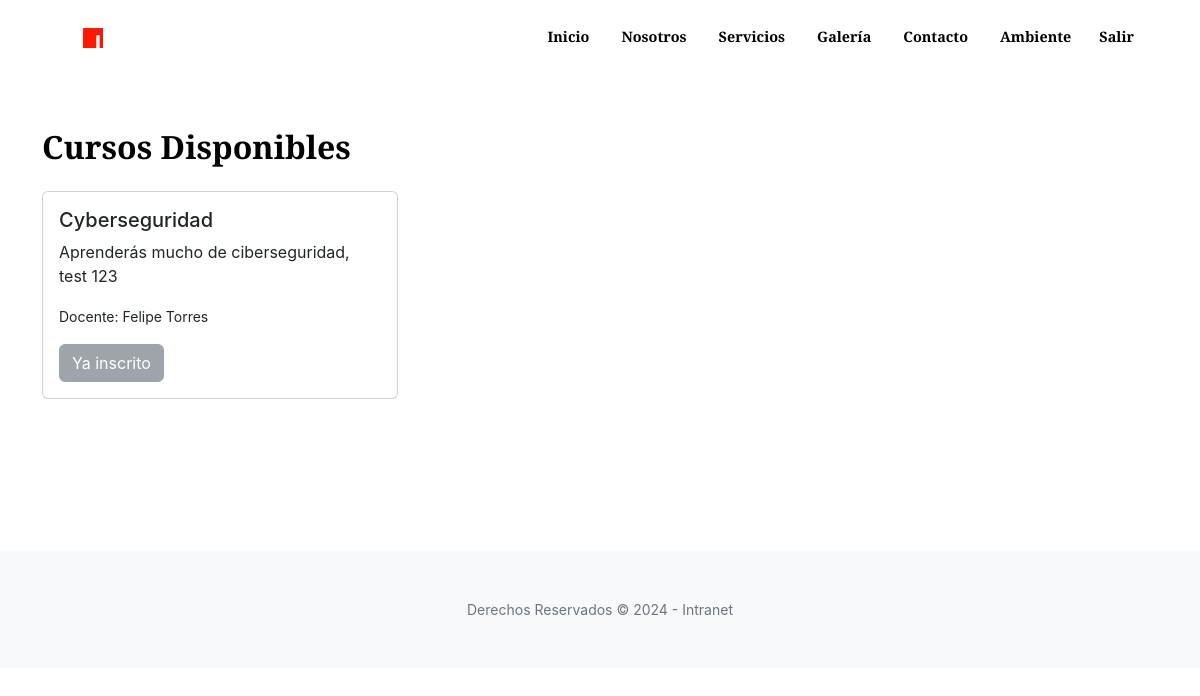
/cursos/ (signed in), run on an earlier commit of the app's database.
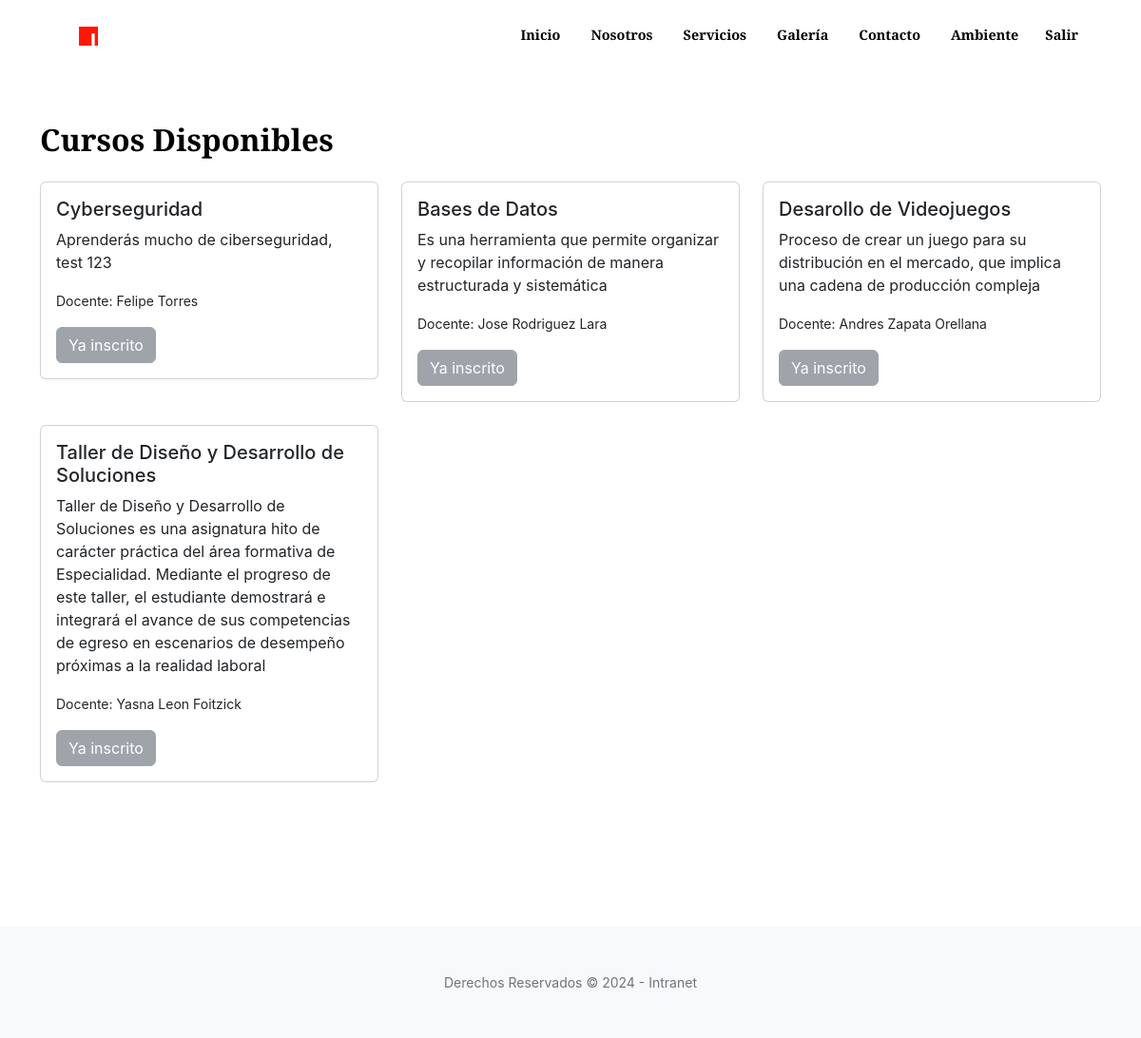
And on a later commit of the database.
### core/models.py (models this page shows, shortened)
class Curso(models.Model):
    nombre = models.CharField(max_length=100)
    descripcion = models.TextField()
    docente = models.ForeignKey(CustomUser, on_delete=models.SET_NULL, null=True, limit_choices_to={'user_type': 'docente'})
    estudiantes = models.ManyToManyField(CustomUser, related_name='cursos_inscritos', limit_choices_to={'user_type': 'estudiante'}, blank=True)

class CustomUser(AbstractUser):
    USER_TYPE_CHOICES = (
        ('estudiante', 'Estudiante'),
        ('docente', 'Docente'),
        ('admin', 'Administrador'),
    )
    user_type = models.CharField(max_length=20, choices=USER_TYPE_CHOICES, default='estudiante')
    class Meta:
        verbose_name = "Usuario"
        verbose_name_plural = "Usuarios"

### core/views.py (the view)
# urls.py: path('cursos/', views.lista_cursos, name='lista_cursos'),
@login_required
def lista_cursos(request):
    cursos = Curso.objects.all()
    return render(request, 'cursos/lista_cursos.html', {'cursos': cursos})

### core/templates/cursos/lista_cursos.html (shortened to what this page needs)
{% extends 'core/base.html' %}
{% block content %}
<section class="page-section clearfix">
    <div class="container">
        <div class="intro">
            <h2 class="section-heading mb-4" style="color: #000000;">
                <span class="section-heading-upper"><strong>Cursos Disponibles</strong></span>
            </h2>
            <div class="row">
                {% for curso in cursos %}
                <div class="col-md-4 mb-4">
                    <div class="card">
                        <div class="card-body">
                            <h5 class="card-title">{{ curso.nombre }}</h5>
                            <p class="card-text">{{ curso.descripcion }}</p>
                            <p class="card-text"><small>Docente: {{ curso.docente.get_full_name }}</small></p>
                            {% if user.user_type == 'estudiante' %}
                                {% if user in curso.estudiantes.all %}
                                    <button class="btn btn-secondary" disabled>Ya inscrito</button>
                                {% else %}
                                    <a href="{% url 'inscribir_curso' curso.id %}" class="btn btn-primary">Inscribirse</a>
                                {% endif %}
                            {% elif user.user_type == 'docente' and curso.docente == user %}
                                <a href="{% url 'gestionar_curso' curso.id %}" class="btn btn-warning">Gestionar Curso</a>
                            {% endif %}
                        </div>
                    </div>
                </div>
                {% endfor %}
            </div>
        </div>
    </div>
</section>
{% endblock %}

### core/templates/core/base.html (shortened to what this page needs)
{% load static %}
<!DOCTYPE html>
<html lang="en">
<head>
    <link href="https://cdn.jsdelivr.net/npm/bootstrap-icons@1.5.0/font/bootstrap-icons.css" rel="stylesheet" />
    <link href="https://cdnjs.cloudflare.com/ajax/libs/SimpleLightbox/2.1.0/simpleLightbox.min.css" rel="stylesheet" />
    <link href="{% static 'css/styles.css' %}" rel="stylesheet" />
</head>
<body id="page-top">
    <nav class="navbar navbar-expand-lg navbar-light fixed-top py-3" id="mainNav">
        <div class="container px-4 px-lg-5">
            <a class="navbar-brand" href="{% url 'index' %}" style="color: rgb(255, 255, 255);">
                <img src="{% static 'core/assets/img/portfolio/fullsize/logoinacap.jpg' %}" alt="Imagen" style="width: 30px; height: auto; margin-right: 10px;">
            </a>
            <div class="collapse navbar-collapse" id="navbarResponsive">
                <ul class="navbar-nav ms-auto my-2 my-lg-0">
                    <li class="nav-item"><a class="nav-link" href="{% url 'index' %}" style="color: black;">Inicio</a></li>
                    <li class="nav-item"><a class="nav-link" href="{% url 'quienes_somos' %}" style="color: black;">Nosotros</a></li>
                    <li class="nav-item"><a class="nav-link" href="{% url 'servicios' %}" style="color: black;">Servicios</a></li>
                    <li class="nav-item"><a class="nav-link" href="{% url 'galeria' %}" style="color: black;">Galería</a></li>
                    <li class="nav-item"><a class="nav-link" href="{% url 'contacto' %}" style="color: black;">Contacto</a></li>
{% if request.user.is_authenticated and request.user.user_type == 'estudiante' %}
    <li class="nav-item"><a class="nav-link" href="{% url 'ambiente_estudiante' %}" style="color: black;">Ambiente</a></li>
{% endif %}
{% if not request.user.is_authenticated %}
    <li class="nav-item"><a class="nav-link" href="{% url 'login' %}" style="color: black;">Ingresar</a></li>
    <li class="nav-item"><a class="nav-link" href="{% url 'register' %}" style="color: black;">Registrarse</a></li>
{% else %}
    <li class="nav-item" style="position: relative; left: 12px;">
        <form action="{% url 'logout' %}" method="post">
            <button type="submit" class="nav-link" style="color: black; background: none; border: none; padding: 0;">Salir</button>
        </form>
    </li>
{% endif %}
                </ul>
            </div>
        </div>
    </nav>
    {% block content %}{% endblock %}
    <footer class="bg-light py-5">
        <div class="container px-4 px-lg-5">
            <div class="small text-center text-muted">Derechos Reservados &copy; 2024 - Intranet</div>
        </div>
    </footer>
</body>
</html>

What changed in the data, as far as the page shows it:
added Curso: nombre "Bases de Datos", descripcion "Es una herramienta que permite organizar y recopilar información de manera estructurada y sistemática", docente.get_full_name "Jose Rodriguez Lara", shows "Ya inscrito"
added Curso: nombre "Desarollo de Videojuegos", descripcion "Proceso de crear un juego para su distribución en el mercado, que implica una cadena de producción compleja", docente.get_full_name "Andres Zapata Orellana", shows "Ya inscrito"
added Curso: nombre "Taller de Diseño y Desarrollo de Soluciones", descripcion "Taller de Diseño y Desarrollo de Soluciones es una asignatura hito de carácter práctica del área formativa de Especialidad. Mediante el progreso de este taller, el estudiante demostrará e integrará el avance de sus competencias de egreso en escenarios de desempeño próximas a la realidad laboral", docente.get_full_name "Yasna Leon Foitzick", shows "Ya inscrito"
